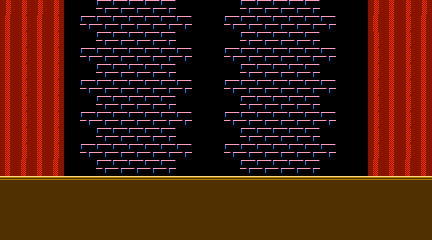

A level layout from a 2D game, rendered from its tile map. Below: a short description, then the map file with tile-grid data replaced by summaries:
An orthogonal 27x15 tile map with 16x16 px tiles, 6 tile layers (BackgroundLayer, GroundLayer, ForegroundLayer, EnemyStopBlocks, ...), 2 tilesets and 1 object (watermelonBoss).

<map version="1.0" tiledversion="1.1.3" orientation="orthogonal" renderorder="right-down" width="27" height="15" tilewidth="16" tileheight="16" infinite="0" nextobjectid="79">
 <tileset firstgid="1" name="custom-city-tiles" tilewidth="16" tileheight="16" tilecount="209" columns="19">
  <image source="../tilesets/custom-city-tiles.png" width="304" height="176" />
 </tileset>
 <tileset firstgid="210" name="theater-tiles" tilewidth="16" tileheight="16" tilecount="64" columns="8">
  <image source="../tilesets/theater-tiles.png" width="128" height="128" />
 </tileset>
 <layer name="BackgroundLayer" width="27" height="15">
  <data>[405 cells, 405 non-empty, 7 distinct tile ids]</data>
 </layer>
 <layer name="GroundLayer" width="27" height="15">
  <data>[405 cells, 49 non-empty, 3 distinct tile ids]</data>
 </layer>
 <layer name="ForegroundLayer" width="27" height="15">
  <data>[405 cells, 0 non-empty, 0 distinct tile ids]</data>
 </layer>
 <layer name="EnemyStopBlocks" width="27" height="15">
  <data>[405 cells, 0 non-empty, 0 distinct tile ids]</data>
 </layer>
 <layer name="DeathBlocksLayer" width="27" height="15">
  <data>[405 cells, 0 non-empty, 0 distinct tile ids]</data>
 </layer>
 <layer name="SceneChangeLayer" width="27" height="15">
  <data>[405 cells, 0 non-empty, 0 distinct tile ids]</data>
 </layer>
 <objectgroup name="RaspberryLayer" />
 <objectgroup name="BlueberryLayer" />
 <objectgroup name="PineappleLayer" />
 <objectgroup name="WatermelonBossLayer">
  <object id="77" name="watermelonBoss" x="352" y="16">
   <ellipse />
  </object>
 </objectgroup>
</map>